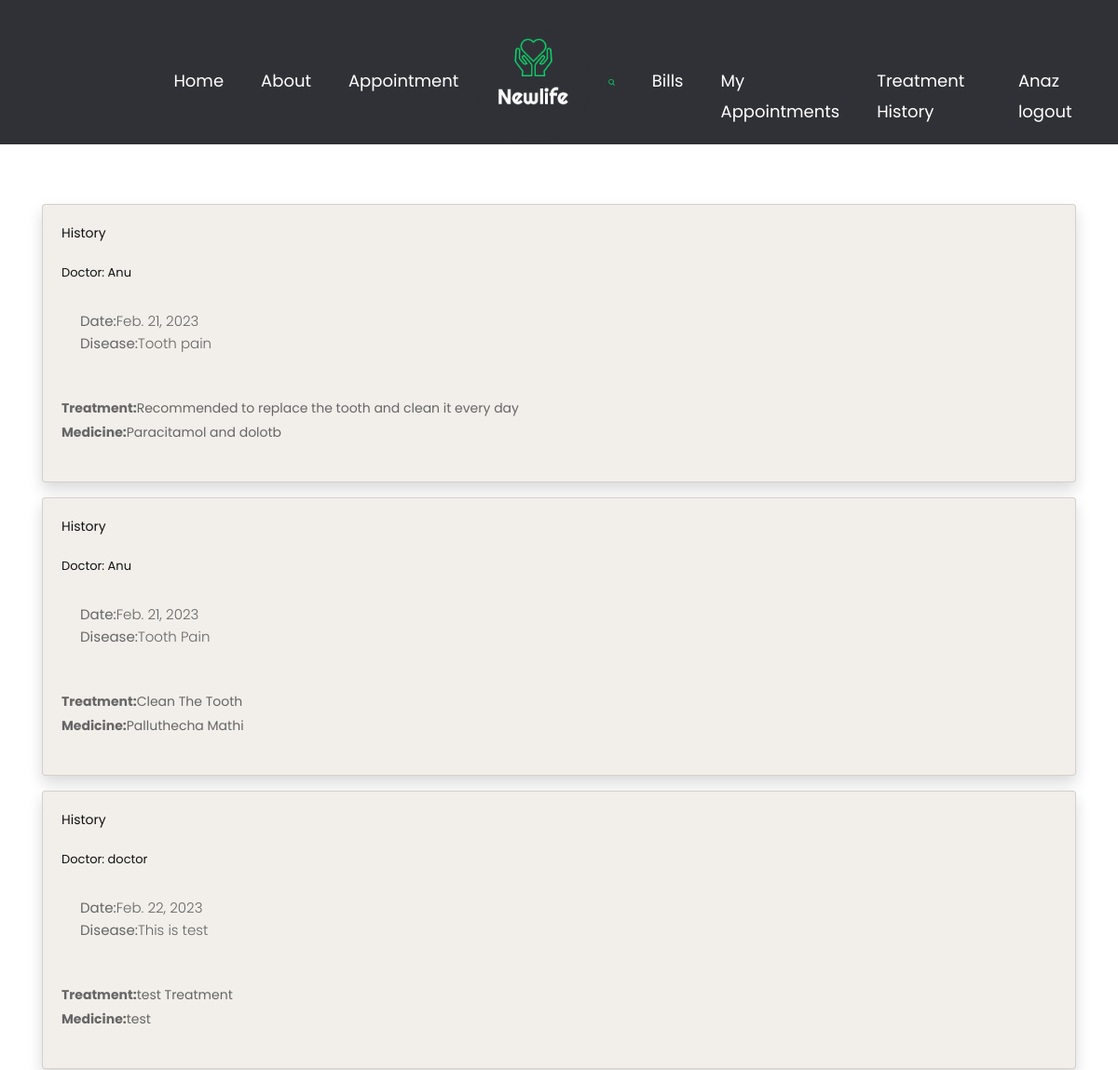
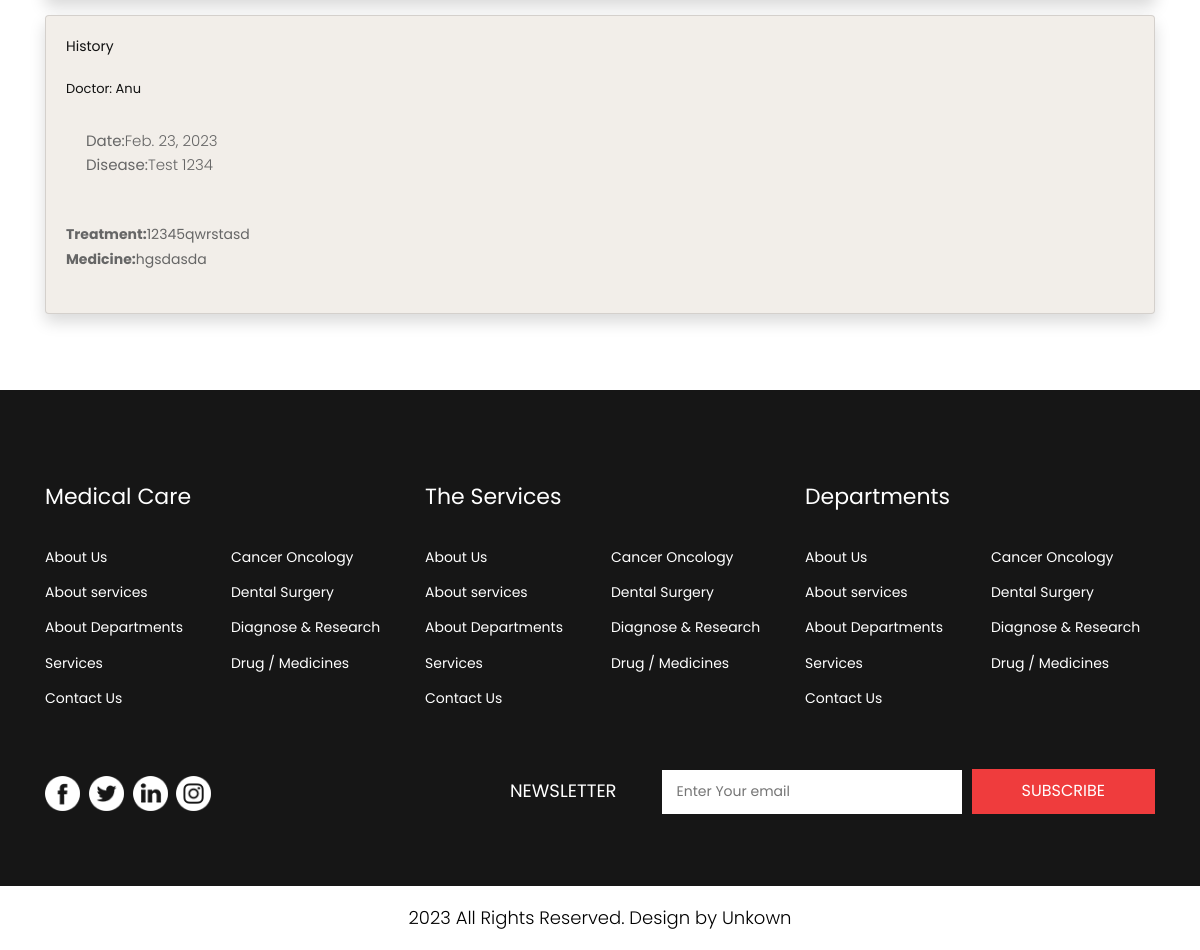
The app's page /Patient/TreatmentHistory (signed in) with its own data (2 pictures, top to bottom).
### Patient/models.py (models this page shows)
class TreatmetHistory(models.Model):
    Patient = models.ForeignKey(PatientProfile,on_delete=models.CASCADE)
    dateVisited = models.DateField(auto_now_add=True)
    Disease = models.CharField(max_length=1000)
    Treatmet = models.CharField(max_length=1000)
    Medicine = models.CharField(max_length=1000)
    Doctor = models.ForeignKey(User,on_delete=models.CASCADE)

### Patient/views.py (the view)
# urls.py: path("TreatmentHistory",views.TreatmentHistory,name="TreatmentHistory")
def TreatmentHistory(request):
    patientpro = PatientProfile.objects.get(PatientId = request.user)
    treat = TreatmetHistory.objects.filter(Patient = patientpro)
    context = {
        "treat":treat
    }
    return render(request,"treatmenthistory.html",context)

### templates/treatmenthistory.html (shortened to what this page needs)
{% extends "index.html" %}
{% block content %}
<div class="container align-content-center mt-5">
    <div class="row">
        {% for t in treat  %}
        <div class="col-12 border-danger mt-3">
            <div class="card w-100 shadow">
                <div class="card-body">
                    <h5 class="card-title">History</h5>
                    <h6>Doctor: {{t.Doctor}}</h6>
                    <p class="card-text">
                        <strong>Date:</strong>{{t.dateVisited}}
                        <br>
                        <strong>Disease:</strong>{{t.Disease}}<dd>
                            <br>
                            <strong>Treatment:</strong>{{t.Treatmet}}
                            <br>
                            <strong>Medicine:</strong>{{t.Medicine}}
                        </dd>
                    </p>
                </div>
            </div>
        </div>
    {% endfor %}
    </div>
</div>
<br><br><br>
{% endblock %}

### templates/index.html (shortened to what this page needs)
{% load static %}
<!DOCTYPE html>
<html lang="en">
    <head>
      <link rel="stylesheet" href="{%static 'css/bootstrap.min.css' %}">
      <link rel="stylesheet" href="{%static 'css/style.css' %}">
      <link rel="stylesheet" href="{%static 'css/responsive.css' %}">
      <link rel="stylesheet" href="{%static 'css/jquery.mCustomScrollbar.min.css' %}">
      <link rel="stylesheet" href="https://netdna.bootstrapcdn.com/font-awesome/4.0.3/css/font-awesome.css">
      <link rel="stylesheet" href="{%static 'css/owl.carousel.min.css' %}">
      <link rel="stylesheet" href="{%static 'css/owl.theme.default.min.css' %}">
      <link rel="stylesheet" href="https://cdnjs.cloudflare.com/ajax/libs/fancybox/2.1.5/jquery.fancybox.min.css" media="screen">
    </head>
    <body>
      <div class="header_section">
        <nav class="destop_header navbar navbar-expand-lg navbar-light bg-light">
          <div class="collapse navbar-collapse" id="navbarSupportedContent">
            <ul class="navbar-nav mr-auto">
              <li class="nav-item">
                <a class="nav-link" href="{%url 'Index' %}">Home</a>
              </li>
              <li class="nav-item">
                <a class="nav-link" href="{%url 'About' %}">About</a>
              </li>
              <li class="nav-item">
                <a class="nav-link" href="{%url 'MakeAppointment' %}">Appointment</a>
              </li>
              <li class="nav-item active">
                <a class="logo_main" href="{%url 'Index' %}"><img src="{%static 'images/logo.png' %}"></a>
              </li>
              <li class="nav-item">
                <a class="nav-link" href="#"><img src="{%static 'images/search-icon.png' %}"></a>
              </li>
              {% if request.user.is_authenticated %}
              <li class="nav-item">
                <a class="nav-link" href="{%url 'BillView' %}">Bills</a>
              </li>
              <li class="nav-item">
                <a class="nav-link" href="{%url 'MyAppointments' %}">My Appointments</a>
              </li>
              <li class="nav-item">
                <a class="nav-link" href="{%url 'TreatmentHistory' %}">Treatment History</a>
              </li>
              <li class="nav-item">
                <a class="nav-link" href="{%url 'SignOut' %}">{{request.user.first_name}} logout</a>
              </li>
              {% else %}
              <li class="nav-item active">
                <a class="nav-link" href="{%url 'SignIn' %}">LOGIN</a>
              </li>
              {% endif %}
            </ul>
          </div>
        </nav>
      </div>
      {% block content %}{% endblock %}
    <div class="info_section layout_padding">
      <div class="container ">
        <div class="info_content">
              <div>
          <div class="row">
            <div class="col-md-4">
              <div class="d-flex">
                <h5>
                  Medical Care
                </h5>
              </div>
              <div class="d-flex ">
                <ul>
                  <li>
                    <a href="">
                      About Us
                    </a>
                  </li>
                  <li>
                    <a href="">
                      About services
                    </a>
                  </li>
                  <li>
                    <a href="">
                      About Departments
                    </a>
                  </li>
                  <li>
                    <a href="">
                      Services
                    </a>
                  </li>
                  <li>
                    <a href="">
                      Contact Us
                    </a>
                  </li>
                </ul>
                <ul class="ml-3 ml-md-5">
                  <li>
                    <a href="">
                      Cancer Oncology
                    </a>
                  </li>
                  <li>
                    <a href="">
                      Dental Surgery
                    </a>
                  </li>
                  <li>
                    <a href="">
                      Diagnose & Research
                    </a>
                  </li>
                  <li>
                    <a href="">
                      Drug / Medicines
                    </a>
                  </li>
                </ul>
              </div>
            </div>
            <div class="col-md-4">
              <div class="d-flex">
                <h5>
                  The Services
                </h5>
              </div>
              <div class="d-flex ">
                <ul>
                  <li>
                    <a href="">
                      About Us
                    </a>
                  </li>
                  <li>
                    <a href="">
                      About services
                    </a>
                  </li>
                  <li>
                    <a href="">
                      About Departments
                    </a>
                  </li>
                  <li>
                    <a href="">
                      Services
                    </a>
                  </li>
                  <li>
                    <a href="">
                      Contact Us
                    </a>
                  </li>
                </ul>
                <ul class="ml-3 ml-md-5">
                  <li>
                    <a href="">
                      Cancer Oncology
                    </a>
                  </li>
                  <li>
                    <a href="">
                      Dental Surgery
                    </a>
                  </li>
                  <li>
                    <a href="">
                      Diagnose & Research
                    </a>
                  </li>
                  <li>
                    <a href="">
                      Drug / Medicines
                    </a>
                  </li>
                </ul>
              </div>
            </div>
            <div class="col-md-4">
              <div class="d-flex">
                <h5>
                  Departments
                </h5>
              </div>
              <div class="d-flex ">
                <ul>
                  <li>
                    <a href="">
                      About Us
                    </a>
                  </li>
                  <li>
                    <a href="">
                      About services
                    </a>
                  </li>
                  <li>
                    <a href="">
                      About Departments
                    </a>
                  </li>
                  <li>
                    <a href="">
                      Services
                    </a>
                  </li>
                  <li>
                    <a href="">
                      Contact Us
                    </a>
                  </li>
                </ul>
                <ul class="ml-3 ml-md-5">
                  <li>
                    <a href="">
                      Cancer Oncology
                    </a>
                  </li>
                  <li>
                    <a href="">
                      Dental Surgery
                    </a>
                  </li>
                  <li>
                    <a href="">
                      Diagnose & Research
                    </a>
                  </li>
                  <li>
                    <a href="">
                      Drug / Medicines
                    </a>
                  </li>
                </ul>
              </div>
            </div>
          </div>
        </div>
        <div class="d-flex flex-column flex-lg-row justify-content-between align-items-center align-items-lg-baseline">
          <div class="social-box">
            <a href="">
              <img src="{%static 'images/fb-icon.png' %}" alt="" />
            </a>
            <a href="">
              <img src="{%static 'images/twitter-icon.png' %}" alt="" />
            </a>
            <a href="">
              <img src="{%static 'images/linkedin-icon.png' %}" alt="" />
            </a>
            <a href="">
              <img src="{%static 'images/instagram-icon.png' %}" alt="" />
            </a>
          </div>
          <div class="form_container mt-5">
            <form action="">
              <label for="subscribeMail">
                Newsletter
              </label>
              <input
                type="email"
                placeholder="Enter Your email"
                id="subscribeMail"
              />
              <button type="submit">
                Subscribe
              </button>
            </form>
          </div>
        </div>
        </div>
      </div>
    </div>
    <div class="copyright_section">
      <div class="container">
        <p class="copyright">2023 All Rights Reserved. Design by <a href="#">Unkown</a></p>
      </div>
    </div>
   </body>
   </html>

### static/css/style.css (style rules this page uses)
* { box-sizing: border-box !important; transition: ease all 0.5s; }
html { scroll-behavior: smooth; }
body { color: #666666; font-size: 14px; font-family:Poppins; line-height: 1.80857; font-weight: normal; overflow-x: hidden; }
a { color: #1f1f1f; text-decoration: none !important; outline: none !important; -webkit-transition: all .3s ease-in-out; -moz-transition: all .3s ease-in-out; -ms-transition: all .3s ease-in-out; -o-transition: all .3s ease-in-out; transition: all .3s ease-in-out; }
h1, h2, h3, h4, h5, h6 { letter-spacing: 0; font-weight: normal; position: relative; padding: 0 0 10px 0; font-weight: normal; line-height: normal; color: #111111; margin: 0 }
h5 { font-size: 14px }
h6 { font-size: 13px }
*, *::after, *::before { -webkit-box-sizing: border-box; -moz-box-sizing: border-box; box-sizing: border-box; }
ul, li, ol { margin: 0px; padding: 0px; list-style: none; }
p { margin: 20px; font-weight: 300; font-size: 15px; line-height: 24px; }
a { color: #222222; text-decoration: none; outline: none !important; }
a, .btn { text-decoration: none !important; outline: none !important; -webkit-transition: all .3s ease-in-out; -moz-transition: all .3s ease-in-out; -ms-transition: all .3s ease-in-out; -o-transition: all .3s ease-in-out; transition: all .3s ease-in-out; }
img { max-width: 100%; height: auto; }
button { border: 0; margin: 0; padding: 0; cursor: pointer; }
.layout_padding { padding-top: 90px; padding-bottom: 0px; }
.navbar-light .navbar-nav .nav-link { color: #ffffff; font-size: 18px; }
.bg-light { background-color: #303137 !important; height: 155px; }
.navbar-expand-lg .navbar-nav .nav-link { padding-right: 20px; padding-left: 20px; padding-top: 60px; }
.logo_main { position: relative; top: 20px; z-index: 1; }
.info_section { background-color: #161616; font-family: "Poppins", sans-serif; width: 100%; float: left; padding-bottom: 50px; }
.info_section img { width: 100%; }
.info_section ul { padding: 0; }
.info_section ul li { list-style-type: none; margin: 10px 0; }
.info_section ul li a, .info_section ul li a:hover { color: #fff; }
.info_section h5 { margin-bottom: 12px; font-size: 22px; color: #fff; }
.info_section .social-box { margin: 25px 0; }
.info_section .social-box img { width: 35px; margin-right: 5px; }
.form_container form { display: flex; align-items: center; }
.info_section .form_container label { margin: 0; font-size: 18px; text-transform: uppercase; color: #fff; }
.info_section .form_container input { width: 300px; height: 44px; border: none; outline: none; padding-left: 15px; background-color: #fff; margin-left: 45px; margin-right: 10px; }
.info_section .form_container button { background-color: #ef3c3d; border: none; outline: none; color: #fff; padding: 8px 50px; text-transform: uppercase; font-size: 16px; text-transform: uppercase; }
.copyright_section { width: 100%; float: left; background-color: #ffffff; height: auto; }
.copyright { width: 100%; float: left; font-size: 18px; color: #000; text-align: center; margin-left: 0; }
.copyright a { color: #000; }

### templates/treatmenthistory.html (style rules this page uses)
.w-100 { background-color: rgb(242, 238, 233); }

### records on screen
TreatmetHistory: Doctor "Anu", dateVisited "Feb. 21, 2023", Disease "Tooth pain", Treatmet "Recommended to replace the tooth and clean it every day", Medicine "Paracitamol and dolotb"
TreatmetHistory: Doctor "Anu", dateVisited "Feb. 21, 2023", Disease "Tooth Pain", Treatmet "Clean The Tooth", Medicine "Palluthecha Mathi"
TreatmetHistory: Doctor "doctor", dateVisited "Feb. 22, 2023", Disease "This is test", Treatmet "test Treatment", Medicine "test"
TreatmetHistory: Doctor "Anu", dateVisited "Feb. 23, 2023", Disease "Test 1234", Treatmet "12345qwrstasd", Medicine "hgsdasda"

### other values on screen
{{ request.user.first_name }} "Anaz"
